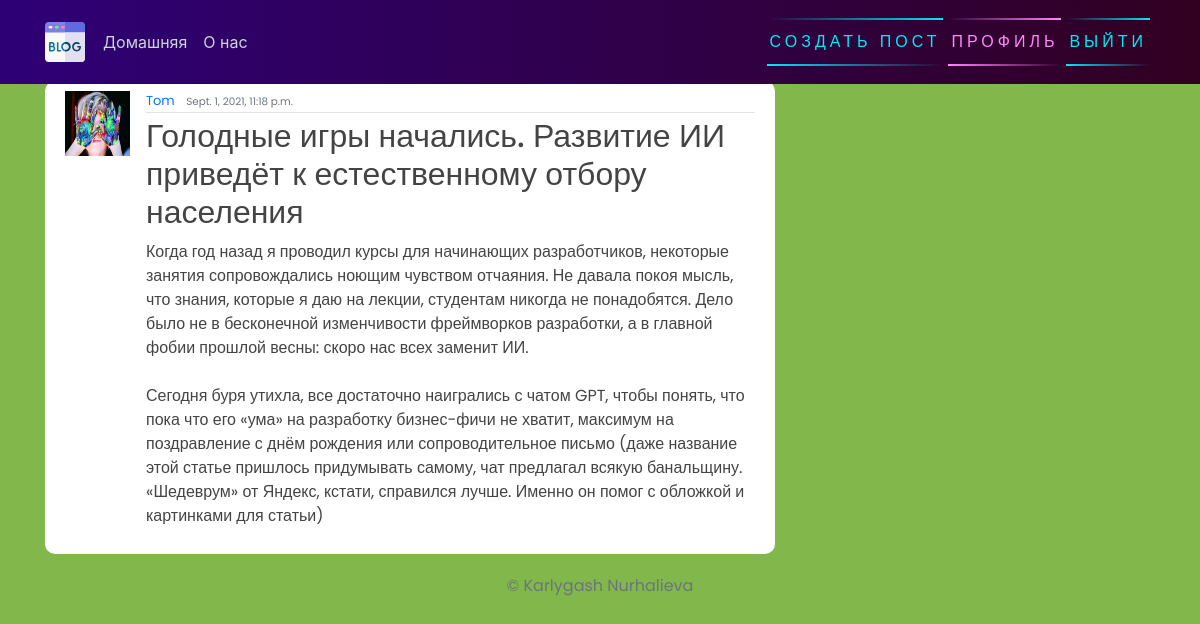
/post/25/ (signed in), run on the app's committed database.
### blog/models.py (models this page shows, shortened)
class Post(models.Model):
    title = models.CharField(max_length=200)
    content = models.TextField()
    date_posted = models.DateTimeField(default=timezone.now)
    author = models.ForeignKey(User, on_delete=models.CASCADE)

### users/models.py (models this page shows, shortened)
class Profile(models.Model):
    user = models.OneToOneField(User, on_delete=models.CASCADE)
    image = models.ImageField(default='default.jpg', upload_to='profile_pics')

### blog/views.py (the view)
# urls.py: path('post/<int:pk>/', PostDetailView.as_view(), name="blog-detail"),
class PostDetailView(LoginRequiredMixin, DetailView):
    model = Post

### blog/templates/blog/post_detail.html (shortened to what this page needs)
{% extends 'blog/base.html' %}
{% block content %}
        <article class="media content-section">
            <img class="rounded-cirlce article-img" src="{{ object.author.profile.image.url }}" alt="">
            <div class="media-body">
              <div class="article-metadata">
                <a class="mr-2" href="#">{{ object.author }}</a>
                <small class="text-muted">{{ object.date_posted }}</small> <br>
              </div>
              <h2><a class="article-title" href="#">{{ object.title }}</a></h2>
              <p class="article-content">{{ object.content }}</p>
            </div>
            <br>
          </article>
{% endblock content %}

### blog/templates/blog/base.html (shortened to what this page needs)
{% load static %}
<!DOCTYPE html>
<html>
<head>
    <link rel="stylesheet" href="https://maxcdn.bootstrapcdn.com/bootstrap/4.0.0/css/bootstrap.min.css">
    <link rel="stylesheet" href="{% static 'blog/main.css' %}">
</head>
<body>
    <header class="site-header">
      <nav class="navbar navbar-expand-md navbar-dark bg-steel fixed-top">
        <div class="container">
          <div class="collapse navbar-collapse" id="navbarToggle">
            <div class="navbar-nav mr-auto">
                {% if user.is_authenticated %}
              <a class="nav-item nav-link" href="{% url 'blog-home' %}">Домашняя</a>
              <a class="nav-item nav-link" href="{% url 'blog-about' %}">О нас</a>
            </div>
            <div class="navbar-nav">
                <a href="{% url 'blog-new' %}" id="auth-links">
                <span></span>
                <span></span>
                Создать пост
            </a>
                <a href="{% url 'profile' %}" id="auth-links">
                <span></span>
                <span></span>
                Профиль
            </a>
                <a href="{% url 'logout' %}" id="auth-links">
                <span></span>
                <span></span>
                Выйти
            </a>
                {% endif %}
            </div>
          </div>
        </div>
      </nav>
    </header>
    <main role="main" class="container">
      <div class="row">
          <div class="col-md-8">
          </div>
        <div class="col-md-8">
           {% block content %}{% endblock %}
        </div>
        <div class="col-md-4">
          </div>
        </div>
        <footer class="" >
          <p class="text-center text-muted">&copy; Karlygash Nurhalieva</p>
        </footer>
    </main>
</body>
</html>

### blog/static/blog/main.css (style rules this page uses)
body { background-color: rgb(129, 183, 75); margin-top: 5rem; background-size: contain; background-repeat: no-repeat; }
h1, h2, h3, h4, h5, h6, p { color: #444444; font-family: 'Poppins', sans-serif; }
.bg-steel { background: linear-gradient(270deg, rgb(49, 0, 33) 0%, rgb(46, 0, 119) 100%); }
.site-header .navbar-nav .nav-link { color: #cbd5db; }
.content-section { background: #ffffff; padding: 10px 20px; border-radius: 10px; margin-bottom: 20px; }
.article-title { color: #444444; }
.article-content { white-space: pre-line; }
.article-img { height: 65px; width: 65px; margin-right: 16px; }
.article-metadata { font-family: 'Poppins', sans-serif; padding-bottom: 1px; margin-bottom: 4px; font-size: 13px; border-bottom: 1px solid #e3e3e3 }
svg { width: 50px; height: 50px; }
#auth-links { font-family: 'Poppins', sans-serif; position: relative; display: inline-block; padding: 12px 3px; margin: 10px 0; color: #03e9f4; text-decoration: none; text-transform: uppercase; transition: 0.5s; letter-spacing: 4px; overflow: hidden; margin-right: 5px; }
#auth-links:nth-child(2) { filter: hue-rotate(110deg); }
#auth-links span { position: absolute; display: block; }
#auth-links span:nth-child(1) { top: 0; left: 0; width: 100%; height: 2px; background: linear-gradient(90deg,transparent,#03e9f4); animation: animate1 1s linear infinite; }
#auth-links span:nth-child(3) { bottom: 0; right: 0; width: 100%; height: 2px; background: linear-gradient(270deg,transparent,#03e9f4); animation: animate3 1s linear infinite; animation-delay: 0.50s; }

### data on the page
Post: author.profile.image (picture), author "Tom", date_posted "Sept. 1, 2021, 11:18 p.m.", title "Голодные игры начались. Развитие ИИ приведёт к естественному отбору населения", content "Когда год назад я проводил курсы для начинающих разработчиков, некоторые занятия сопровождались ноющим чувством отчаяния. Не давала покоя мысль, что знания, которые я даю на лекции, студентам никогда не понадобятся. Дело было не в бесконечной изменчивости фреймворков разработки, а в главной фобии прошлой весны: скоро нас всех заменит ИИ. Сегодня буря утихла, все достаточно наигрались с чатом GPT, чтобы понять, что пока что его «ума» на разработку бизнес-фичи не хватит, максимум на поздравление с днём рождения или сопроводительное письмо (даже название этой статье пришлось придумывать самому, чат предлагал всякую банальщину. «Шедеврум» от Яндекс, кстати, справился лучше. Именно он помог с…"
